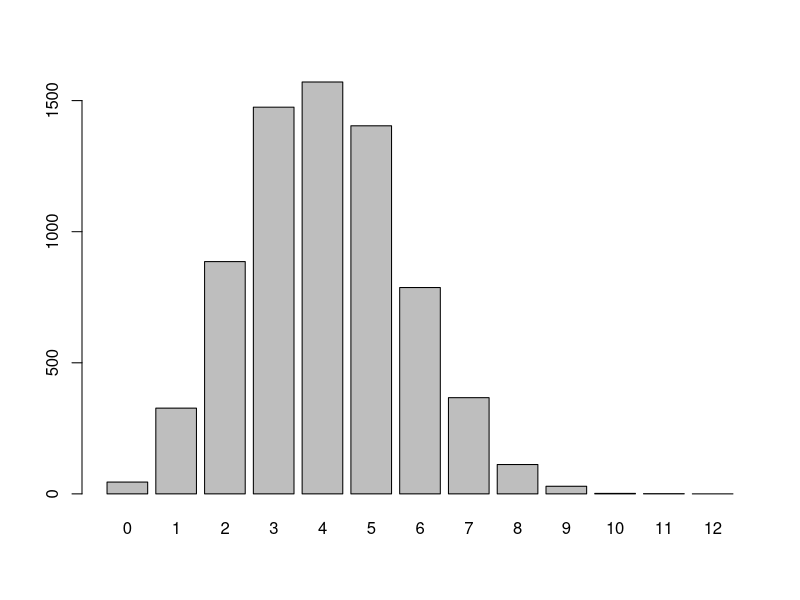
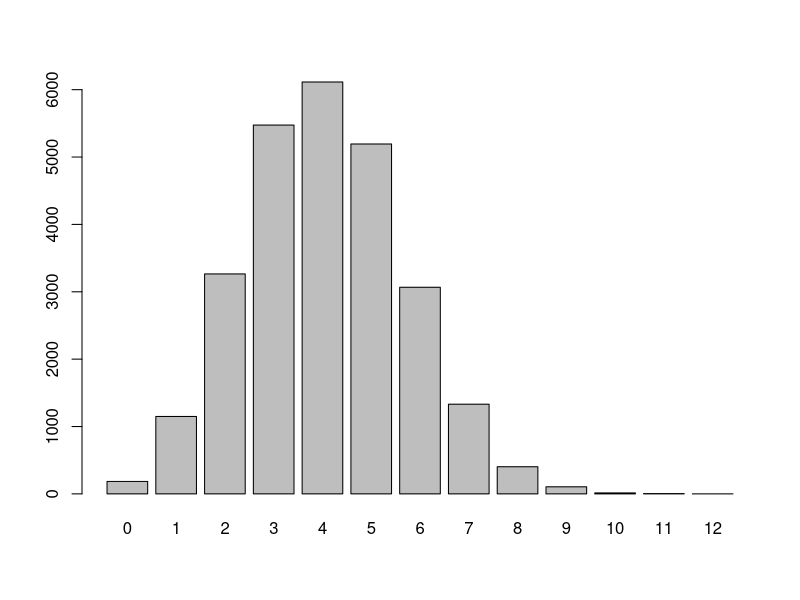
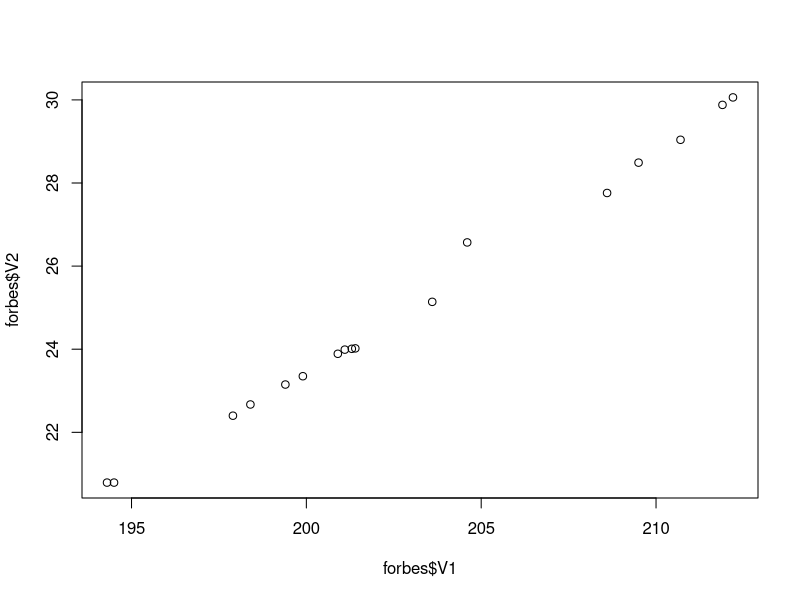
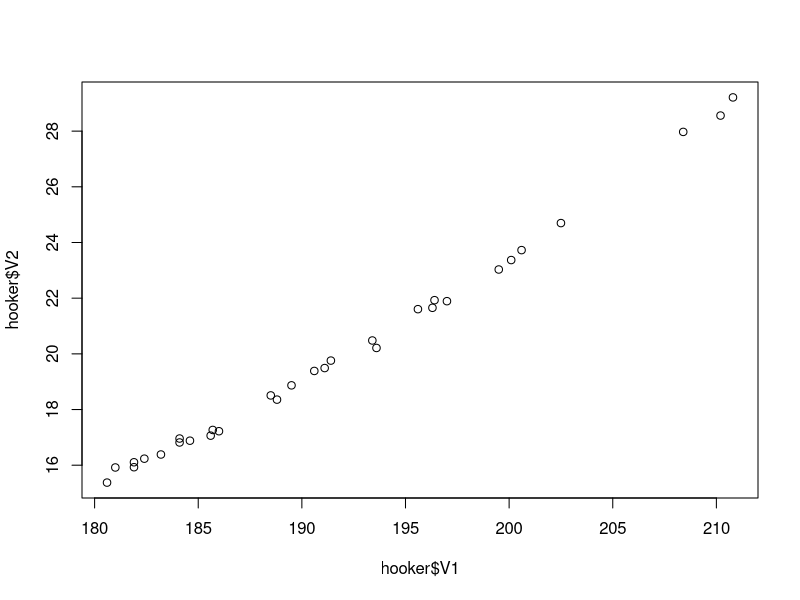

These figures' R source, in order:
## ---- chunk 1
library(knitr)
opts_chunk$set(tidy.opts=list(width.cutoff=60),tidy=TRUE)
## ---- chunk 2
dice <- read.delim("dice.dat", header=FALSE)

# 3.
# Granice postavljamo sami tako da se pomaknemo za 0.5 na lijevo od najmanjeg podatka
# iz uzorka i za 0.5 na desno od najveceg podatka iz uzorka te zatim podijelimo taj
# interval na 10 ekvidistantnih intervala (pomocu 11 tocaka)

barplot(dice$V2, names.arg = dice$V1)
barplot(dice$V3, names.arg = dice$V1)

# Procjena p parametra binomne distribucije koristeći maksimalnu izglednost
# p' = x / n, odnosno broj povoljnih ishoda kroz broj svih ishoda
# u ovom slucaju broj 5/6 kroz ukupan broj ishoda

estimate_p <- function(values, categories)
  sum(categories * values) / (max(categories) * sum(values))

p.0 = estimate_p(dice$V2, dice$V1)
p.1 = estimate_p(dice$V3, dice$V1)

print(p.0)
print(p.1)
## ---- chunk 3
forbes <- read.table("forbes.dat", quote="\"", comment.char="")
hooker <- read.table("hooker.dat", quote="\"", comment.char="")

plot(forbes$V1, forbes$V2)
plot(hooker$V1, hooker$V2)
